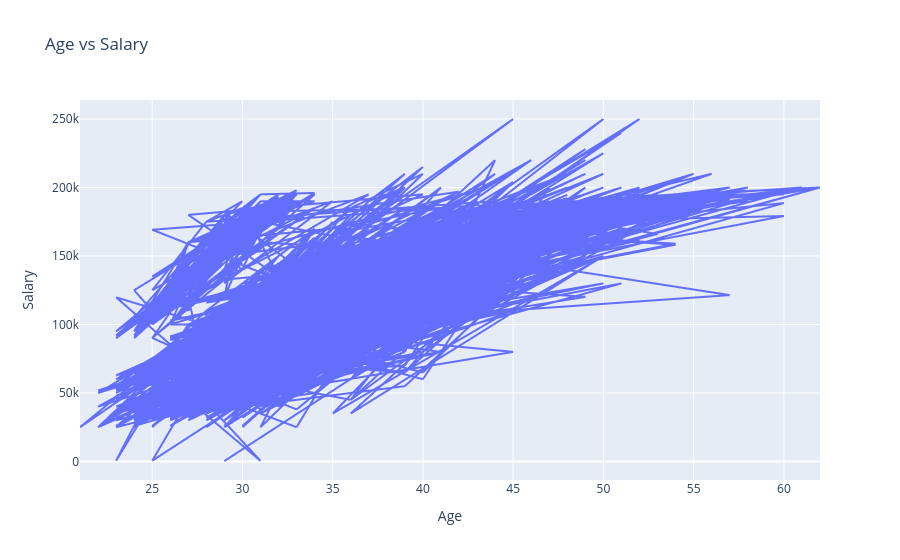

Notebook cell for this chart:
### Code cell
px.line(df2, x = 'Age', y = 'Salary', title = 'Age vs Salary') # to create a line plot using plotly express library with Age on x-axis and Salary on y-axis and set the title of the plot to 'Age vs Salary'

### Figure 1 — Plotly figure (JSON) as saved in the notebook; plotly's stock layout.template omitted (floating-point values rounded to 4 significant figures; data arrays with more than 128 entries replaced by an {"elided": "..."} marker saying what was removed)
{"data": [{"hovertemplate": "Age=%{x}<br>Salary=%{y}<extra></extra>", "legendgroup": "", "line": {"color": "#636efa", "dash": "solid"}, "marker": {"symbol": "circle"}, "mode": "lines", "name": "", "showlegend": false, "type": "scattergl", "x": {"elided": "6704 float values"}, "xaxis": "x", "y": {"elided": "6704 float values"}, "yaxis": "y"}], "layout": {"legend": {"tracegroupgap": 0}, "title": {"text": "Age vs Salary"}, "xaxis": {"anchor": "y", "domain": [0, 1], "title": {"text": "Age"}}, "yaxis": {"anchor": "x", "domain": [0, 1], "title": {"text": "Salary"}}}}
